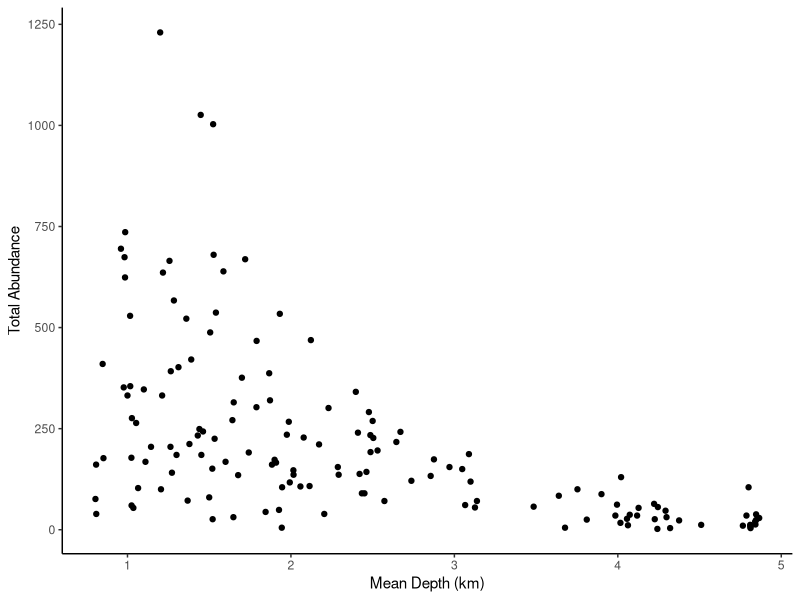
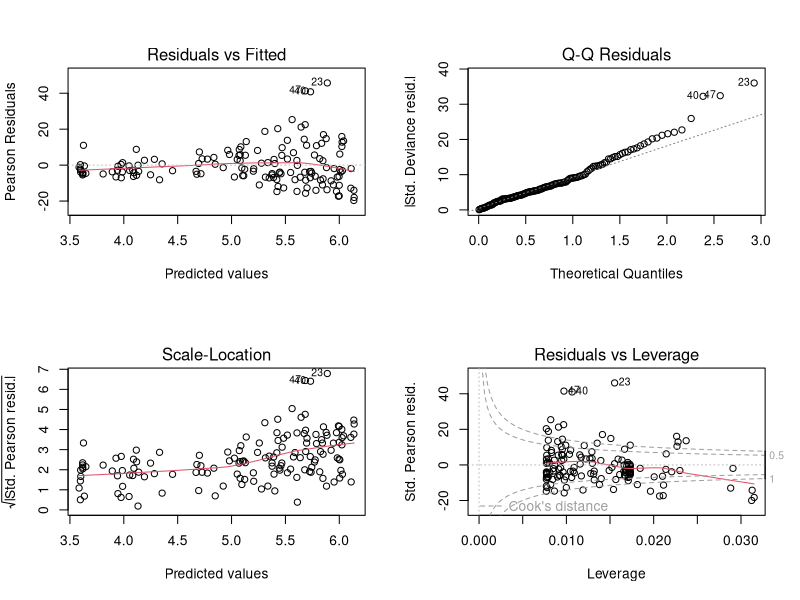

Here is the R script that generated these plots, in order:
rm(list=ls())
if (!requireNamespace("ggplot2", quietly = TRUE)) install.packages("ggplot2")
library(ggplot2)
if (!requireNamespace("MASS", quietly = TRUE)) install.packages("MASS")
library(MASS)
if (!requireNamespace("ggpubr", quietly = TRUE)) install.packages("ggpubr")
library(ggpubr)

## Loading required package: ggpubr
#runs a fish model and plots the residual 

fish<- read.csv("../Data/fisheries.csv", stringsAsFactors = T)
str(fish)

ggplot(fish, aes(x=MeanDepth, y=TotAbund))+
  geom_point()+
  labs(x= "Mean Depth (km)", y="Total Abundance")+
  theme_classic()


M1<- glm(TotAbund~MeanDepth, data = fish, family = "poisson")
summary(M1)
## 
## Call:
## glm(formula = TotAbund ~ MeanDepth, family = "poisson", data = fish)
## 
## Coefficients:
##             Estimate Std. Error z value Pr(>|z|)    
## (Intercept)  6.64334    0.01273  521.70   <2e-16 ***
## MeanDepth   -0.62870    0.00670  -93.84   <2e-16 ***
## ---
## Signif. codes:  0 '***' 0.001 '**' 0.01 '*' 0.05 '.' 0.1 ' ' 1
## 
## (Dispersion parameter for poisson family taken to be 1)
## 
##     Null deviance: 27779  on 145  degrees of freedom
## Residual deviance: 15770  on 144  degrees of freedom
## AIC: 16741
## 
## Number of Fisher Scoring iterations: 5

par(mfrow=c(2,2)) #partitioning the plot window into a 2X2
plot(M1)




